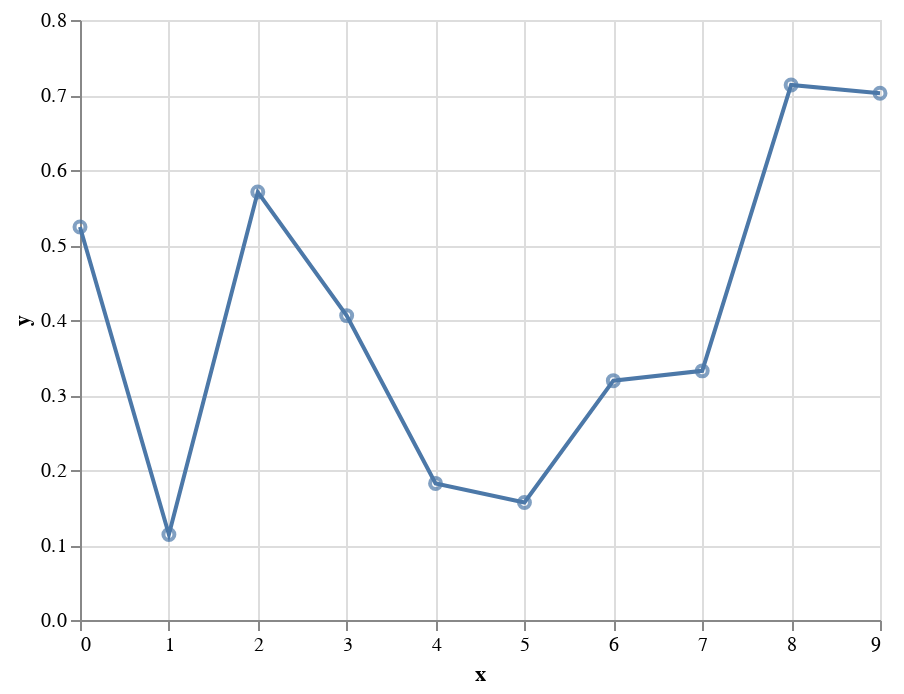

Notebook cell for this chart:
### Markdown cell above
To be a bit more explicit, you can use the ``alt.layer`` function, which produces the same thing:

### Code cell
alt.layer(
    base.mark_line(),
    base.mark_point()
)

### Figure 1 — Vega-Lite specification as saved in the notebook (floating-point values rounded to 4 significant figures)
{"$schema": "https://vega.github.io/schema/vega-lite/v2.json", "config": {"view": {"height": 300, "width": 400}}, "layer": [{"data": {"values": [{"x": 0, "y": 0.524}, {"x": 1, "y": 0.1141}, {"x": 2, "y": 0.5706}, {"x": 3, "y": 0.4058}, {"x": 4, "y": 0.1821}, {"x": 5, "y": 0.1567}, {"x": 6, "y": 0.3191}, {"x": 7, "y": 0.3322}, {"x": 8, "y": 0.7134}, {"x": 9, "y": 0.7022}]}, "encoding": {"x": {"field": "x", "type": "quantitative"}, "y": {"field": "y", "type": "quantitative"}}, "mark": "line"}, {"data": {"values": [{"x": 0, "y": 0.524}, {"x": 1, "y": 0.1141}, {"x": 2, "y": 0.5706}, {"x": 3, "y": 0.4058}, {"x": 4, "y": 0.1821}, {"x": 5, "y": 0.1567}, {"x": 6, "y": 0.3191}, {"x": 7, "y": 0.3322}, {"x": 8, "y": 0.7134}, {"x": 9, "y": 0.7022}]}, "encoding": {"x": {"field": "x", "type": "quantitative"}, "y": {"field": "y", "type": "quantitative"}}, "mark": "point"}]}
